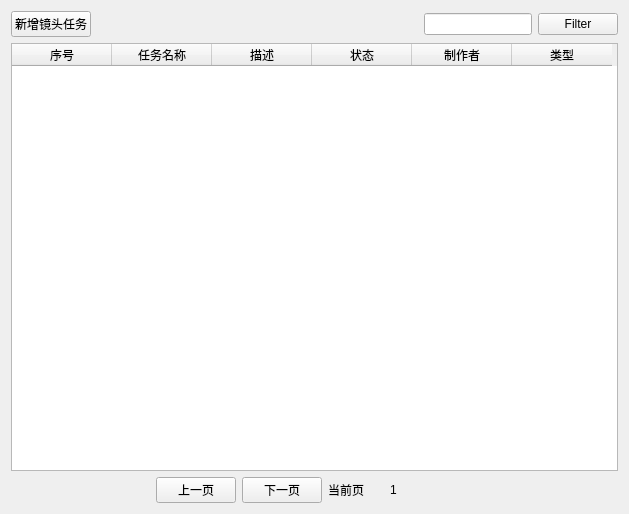
<?xml version="1.0" encoding="UTF-8"?>
<ui version="4.0">
 <class>Form</class>
 <widget class="QWidget" name="Form">
  <property name="geometry">
   <rect>
    <x>0</x>
    <y>0</y>
    <width>629</width>
    <height>514</height>
   </rect>
  </property>
  <property name="windowTitle">
   <string>Form</string>
  </property>
  <layout class="QHBoxLayout" name="horizontalLayout_6">
   <item>
    <layout class="QVBoxLayout" name="verticalLayout">
     <item>
      <layout class="QHBoxLayout" name="horizontalLayout_3">
       <item>
        <layout class="QHBoxLayout" name="horizontalLayout">
         <item>
          <widget class="QPushButton" name="pushButton_2">
           <property name="text">
            <string>新增镜头任务</string>
           </property>
          </widget>
         </item>
        </layout>
       </item>
       <item>
        <spacer name="horizontalSpacer">
         <property name="orientation">
          <enum>Qt::Horizontal</enum>
         </property>
         <property name="sizeHint" stdset="0">
          <size>
           <width>248</width>
           <height>20</height>
          </size>
         </property>
        </spacer>
       </item>
       <item>
        <spacer name="horizontalSpacer_6">
         <property name="orientation">
          <enum>Qt::Horizontal</enum>
         </property>
         <property name="sizeHint" stdset="0">
          <size>
           <width>40</width>
           <height>20</height>
          </size>
         </property>
        </spacer>
       </item>
       <item>
        <widget class="QLineEdit" name="lineEdit"/>
       </item>
       <item>
        <layout class="QHBoxLayout" name="horizontalLayout_2">
         <item>
          <widget class="QPushButton" name="pushButton">
           <property name="text">
            <string>Filter</string>
           </property>
          </widget>
         </item>
        </layout>
       </item>
      </layout>
     </item>
     <item>
      <widget class="QTableWidget" name="tableWidget">
       <column>
        <property name="text">
         <string>序号</string>
        </property>
       </column>
       <column>
        <property name="text">
         <string>任务名称</string>
        </property>
       </column>
       <column>
        <property name="text">
         <string>描述</string>
        </property>
       </column>
       <column>
        <property name="text">
         <string>状态</string>
        </property>
       </column>
       <column>
        <property name="text">
         <string>制作者</string>
        </property>
       </column>
       <column>
        <property name="text">
         <string>类型</string>
        </property>
       </column>
      </widget>
     </item>
     <item>
      <layout class="QHBoxLayout" name="horizontalLayout_5">
       <item>
        <spacer name="horizontalSpacer_2">
         <property name="orientation">
          <enum>Qt::Horizontal</enum>
         </property>
         <property name="sizeHint" stdset="0">
          <size>
           <width>138</width>
           <height>20</height>
          </size>
         </property>
        </spacer>
       </item>
       <item>
        <layout class="QHBoxLayout" name="horizontalLayout_4">
         <item>
          <widget class="QPushButton" name="pushButton_3">
           <property name="text">
            <string>上一页</string>
           </property>
          </widget>
         </item>
         <item>
          <widget class="QPushButton" name="pushButton_4">
           <property name="text">
            <string>下一页</string>
           </property>
          </widget>
         </item>
         <item>
          <widget class="QLabel" name="label">
           <property name="text">
            <string>当前页</string>
           </property>
          </widget>
         </item>
         <item>
          <spacer name="horizontalSpacer_5">
           <property name="orientation">
            <enum>Qt::Horizontal</enum>
           </property>
           <property name="sizeType">
            <enum>QSizePolicy::Minimum</enum>
           </property>
           <property name="sizeHint" stdset="0">
            <size>
             <width>20</width>
             <height>20</height>
            </size>
           </property>
          </spacer>
         </item>
         <item>
          <widget class="QLabel" name="label_2">
           <property name="text">
            <string>1</string>
           </property>
          </widget>
         </item>
         <item>
          <spacer name="horizontalSpacer_4">
           <property name="orientation">
            <enum>Qt::Horizontal</enum>
           </property>
           <property name="sizeType">
            <enum>QSizePolicy::Minimum</enum>
           </property>
           <property name="sizeHint" stdset="0">
            <size>
             <width>20</width>
             <height>20</height>
            </size>
           </property>
          </spacer>
         </item>
        </layout>
       </item>
       <item>
        <widget class="QLabel" name="label_3">
         <property name="text">
          <string/>
         </property>
        </widget>
       </item>
       <item>
        <spacer name="horizontalSpacer_3">
         <property name="orientation">
          <enum>Qt::Horizontal</enum>
         </property>
         <property name="sizeHint" stdset="0">
          <size>
           <width>188</width>
           <height>20</height>
          </size>
         </property>
        </spacer>
       </item>
      </layout>
     </item>
    </layout>
   </item>
  </layout>
 </widget>
 <resources/>
 <connections/>
</ui>
